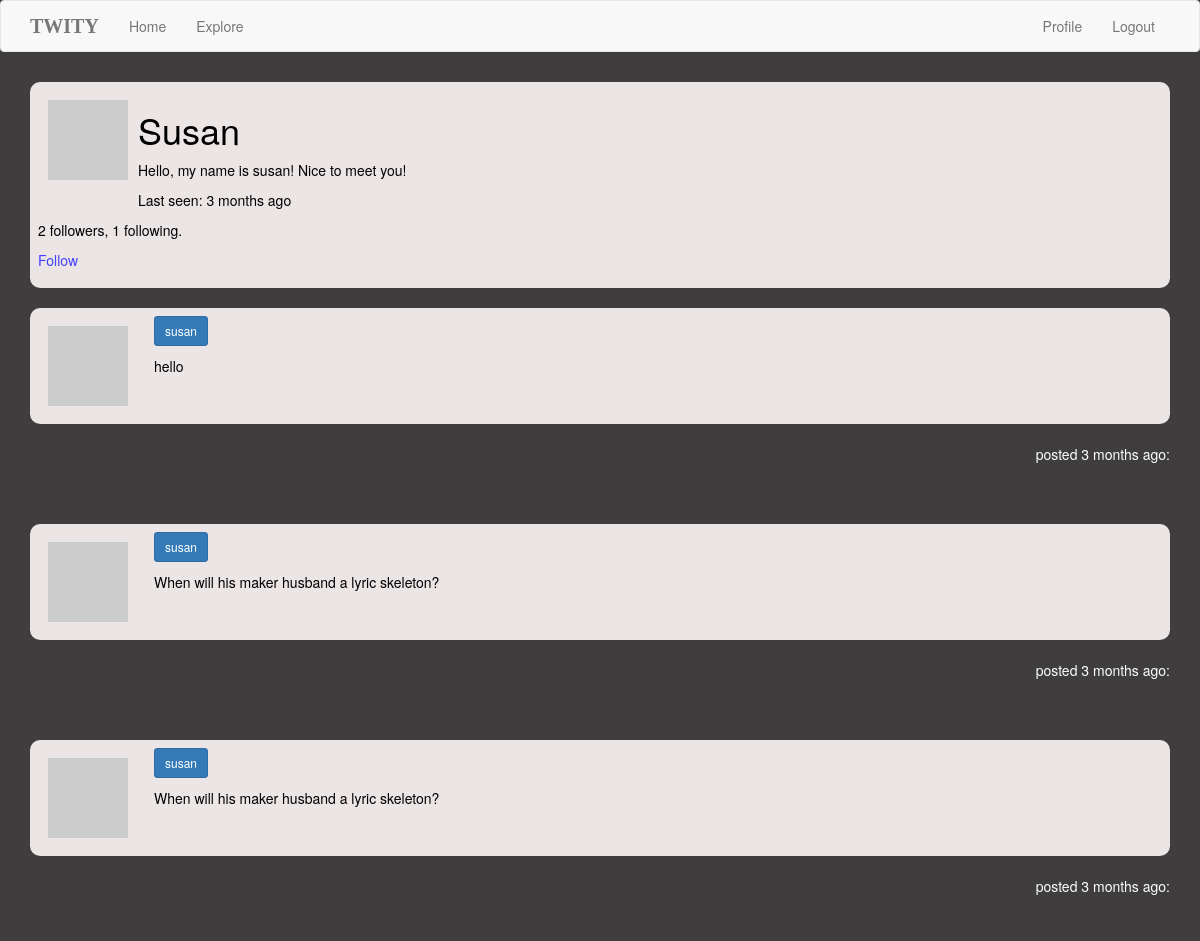
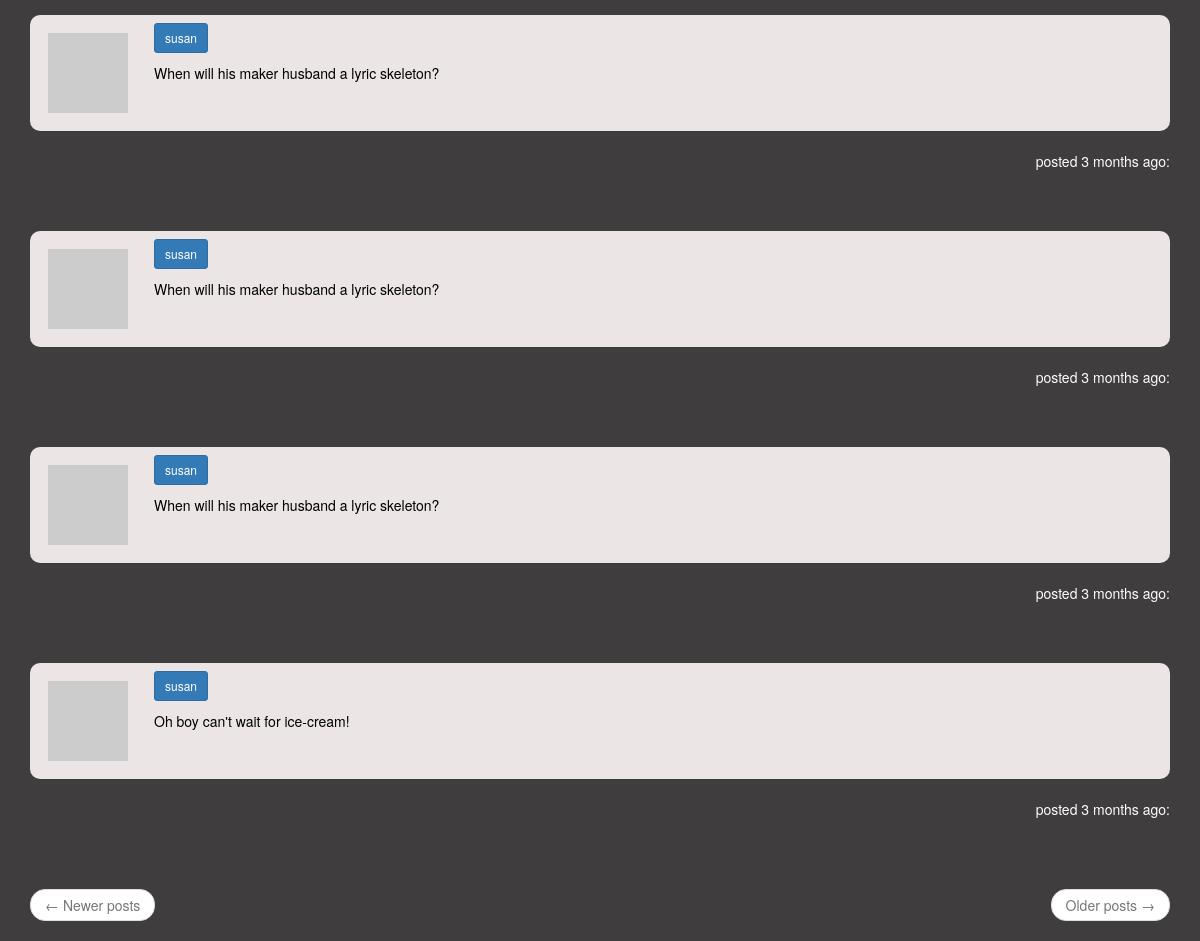
The app's page /user/susan (signed in) with its own data (2 pictures, top to bottom).
### app/models.py (models this page shows, shortened)
class User(UserMixin, db.Model):
    id = db.Column(db.Integer, primary_key=True)
    username = db.Column(db.String(64), index=True, unique=True)
    email = db.Column(db.String(120), index=True, unique=True)
    password_hash = db.Column(db.String(128))
    posts = db.relationship('Post', backref='author', lazy='dynamic')
    about_me = db.Column(db.String(140))
    last_seen = db.Column(db.DateTime, default=datetime.utcnow)
    followed = db.relationship(
        'User', secondary=followers,
        primaryjoin=(followers.c.follower_id == id),
        secondaryjoin=(followers.c.followed_id == id),
        backref=db.backref('followers', lazy='dynamic'), lazy='dynamic')
    def avatar(self, size):
        digest = md5(self.email.lower().encode('utf-8')).hexdigest()
        return 'https://www.gravatar.com/avatar/{}?d=identicon&s={}'.format(
            digest, size)
    def is_following(self, user):
        return self.followed.filter(
            followers.c.followed_id == user.id).count() > 0

class Post(db.Model):
    id = db.Column(db.Integer, primary_key=True)
    body = db.Column(db.String(140))
    timestamp = db.Column(db.DateTime, index=True, default=datetime.utcnow)
    user_id = db.Column(db.Integer, db.ForeignKey('user.id'))

### app/routes.py (the view)
@app.route('/user/<username>')
@login_required
def user(username):
    user = User.query.filter_by(username=username).first_or_404()
    page = request.args.get('page', 1, type=int)
    posts = user.posts.order_by(Post.timestamp.desc()).paginate(
        page, app.config['POSTS_PER_PAGE'], False)
    next_url = url_for('user', username=user.username, page=posts.next_num) \
        if posts.has_next else None
    prev_url = url_for('user', username=user.username, page=posts.prev_num) \
        if posts.has_prev else None
    return render_template('user.html', user=user, posts=posts.items,
                           next_url=next_url, prev_url=prev_url)

### app/models.py (called while the page is built)
@login.user_loader
def load_user(id):
    return User.query.get(int(id))

### app/routes.py (called while the page is built)
@app.before_request
def before_request():
    if current_user.is_authenticated:
        current_user.last_seen = datetime.utcnow()
        db.session.commit()

### app/templates/user.html
{% extends "base.html" %}
{% block app_content %}
    <table class="table">
        <tr>
            <td>
                <img src="{{ user.avatar(236) }}">
                <h1>{{ user.username }}</h1>
                {% if user.about_me %}<p>{{ user.about_me }}</p>{% endif %}
                {% if user.last_seen %}<p>Last seen: {{moment(user.last_seen).fromNow()}}</p>{% endif %}
                <p>{{ user.followers.count() }} followers, {{ user.followed.count() }} following.</p>
                {% if user == current_user %}
                <p><a href="{{ url_for('edit_profile') }}">Edit your profile</a></p>
                {% elif not current_user.is_following(user) %}
                <p><a href="{{ url_for('follow', username=user.username) }}">Follow</a></p>
                {% else %}
                <p><a href="{{ url_for('unfollow', username=user.username) }}">Unfollow</a></p>
                {% endif %}
            </td>
        </tr>
    </table>
    {% for post in posts %}
        {% include '_post.html' %}
    {% endfor %}
    <nav aria-label="...">
        <ul class="pager">
            <li class="previous{% if not prev_url %} disabled{% endif %}">
                <a href="{{ prev_url or '#' }}">
                    <span aria-hidden="true">&larr;</span> Newer posts
                </a>
            </li>
            <li class="next{% if not next_url %} disabled{% endif %}">
                <a href="{{ next_url or '#' }}">
                    Older posts <span aria-hidden="true">&rarr;</span>
                </a>
            </li>
        </ul>
    </nav>
{% endblock %}

### app/templates/_post.html (shortened to what this page needs)
    <table class="table">
        <tr>
            <td width="70px" class="data">
                <a href="{{ url_for('user', username=post.author.username) }}">
                    <img src="{{ post.author.avatar(70) }}" />
                </a>
            </td>
            <td>
                <span class="user_popup">
                <a class="btn btn-primary btn-sm" href="{{ url_for('user', username=post.author.username) }}">
                    {{ post.author.username }}
                </a>
                </span>
                <br>
                {{ post.body }}
            </td>
        </tr>
    </table>
    <p style="text-align:right">posted {{ moment(post.timestamp).fromNow() }}:</p>

### app/static/mystyle.css (style rules this page uses)
html body { background-color: #3f3d3d; background-repeat: no-repeat; color: white; Opacity: 100; }
table { background-color: rgb(235, 229, 229); color: black; -moz-border-radius:10px; -webkit-border-radius:10px; border-radius:10px; margin-top: 10px; border-style: hidden; }
table tr:last-child td:first-child { border-bottom-left-radius: 10px; }
table tr:last-child td:last-child { border-bottom-right-radius: 10px; }
a { color: rgb(65, 65, 255); text-decoration: none; }
a:link { text-decoration: none; }
img { float: left; margin: 10px; }
h1 { text-transform: capitalize; }
.btn-sm { margin-bottom: 10px; margin-right: 10px; border-radius: 10; }

### records on screen
User: username "Susan", about_me "Hello, my name is susan! Nice to meet you!", last_seen "3 months ago"
Post: author.username "susan", body "hello", timestamp "3 months ago"
Post: author.username "susan", body "When will his maker husband a lyric skeleton?", timestamp "3 months ago"
Post: author.username "susan", body "When will his maker husband a lyric skeleton?", timestamp "3 months ago"
Post: author.username "susan", body "When will his maker husband a lyric skeleton?", timestamp "3 months ago"
Post: author.username "susan", body "When will his maker husband a lyric skeleton?", timestamp "3 months ago"
Post: author.username "susan", body "When will his maker husband a lyric skeleton?", timestamp "3 months ago"
Post: author.username "susan", body "Oh boy can't wait for ice-cream!", timestamp "3 months ago"

### other values on screen
{{ user.followers.count() }} "2"
{{ user.followed.count() }} "1"
